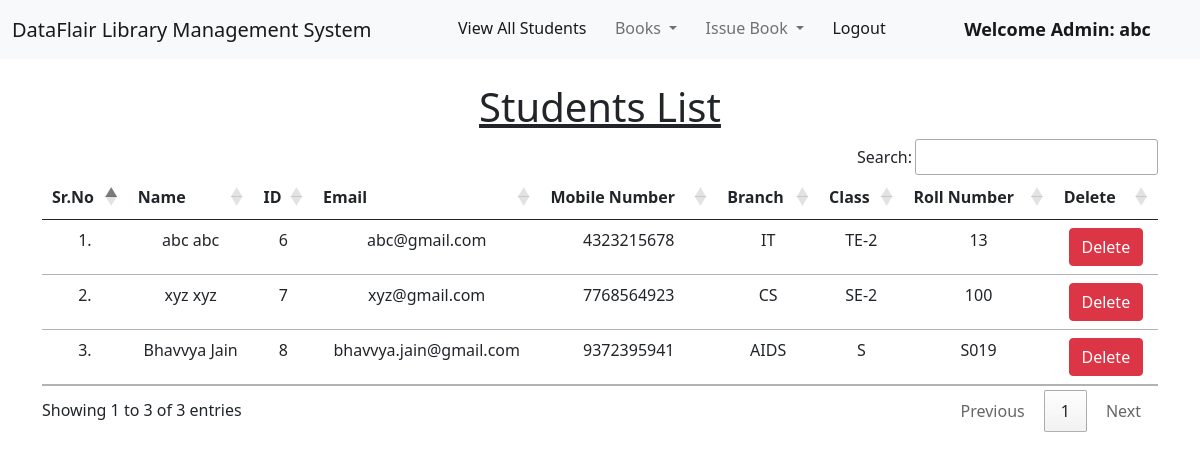
Page /view_students/ (signed in) on the committed database.
### library/models.py (models this page shows, shortened)
class Student(models.Model):
    user = models.OneToOneField(User, on_delete=models.CASCADE)
    classroom = models.CharField(max_length=10)
    branch = models.CharField(max_length=10)
    roll_no = models.CharField(max_length=3, blank=True)
    phone = models.CharField(max_length=10, blank=True)
    image = models.ImageField(upload_to="", blank=True)

### library/views.py (the view)
# urls.py: path("view_students/", views.view_students, name="view_students"),
@login_required(login_url = '/admin_login')
def view_students(request):
    students = Student.objects.all()
    return render(request, "view_students.html", {'students':students})

### library/templates/view_students.html (shortened to what this page needs)
{% extends 'admin_navbar.html' %}
{% load static %}
{% block body %}
<div class="container mt-4">
    <h1 class="text-center"><u>Students List</u></h1>
    <table class="table table-hover" id="example">
        <thead>
            <tr class="text-center">
                <th>Sr.No</th>
                <th>Name</th>
                <th>ID</th>
                <th>Email</th>
                <th>Mobile Number</th>
                <th>Branch</th>
                <th>Class</th>
                <th>Roll Number</th>
                <th>Delete</th>
            </tr>
        </thead>
        <tbody>
            {% for student in students %}
            <tr class="text-center">
                <td>{{forloop.counter}}.</td>
                <td>{{student.user.get_full_name}}</td>
                <td>{{student.user.id}}</td>
                <td>{{student.user.email}}</td>
                <td>{{student.phone}}</td>
                <td>{{student.branch}}</td>
                <td>{{student.classroom}}</td>
                <td>{{student.roll_no}}</td>
                <td><a href="/delete_student/{{student.id}}/" class="btn btn-danger" onclick="return confirm('Are you sure you want to delete this student?')">Delete</a></td>
            </tr>
            {% endfor %}
        </tbody>
    </table>
    </div>
{% endblock %}

### library/templates/admin_navbar.html (shortened to what this page needs)
<!doctype html>
<html lang="en">
  <head>
    <link href="https://cdn.jsdelivr.net/npm/bootstrap@5.1.0/dist/css/bootstrap.min.css" rel="stylesheet">
    <link rel="stylesheet" href="https://cdn.datatables.net/1.10.25/css/jquery.dataTables.min.css">
    <link rel="stylesheet" href="https://cdn.datatables.net/buttons/1.7.1/css/buttons.dataTables.min.css">
  </head>
  <body>
    <nav class="navbar navbar-expand-lg navbar-light bg-light">
        <div class="container-fluid">
          <a class="navbar-brand" href="#">DataFlair Library Management System</a>
          <div class="collapse navbar-collapse" id="navbarSupportedContent">
            <ul class="navbar-nav me-auto mb-2 mb-lg-0">
              <li class="nav-item">
                <a class="nav-link active" aria-current="page" href="/view_students/">View All Students</a>
              </li>
              <li class="nav-item dropdown">
                <a class="nav-link dropdown-toggle" href="#" id="navbarDropdown" role="button" data-bs-toggle="dropdown" aria-expanded="false">
                  Books
                </a>
              </li>
              <li class="nav-item dropdown">
                <a class="nav-link dropdown-toggle" href="#" id="navbarDropdown" role="button" data-bs-toggle="dropdown" aria-expanded="false">
                  Issue Book
                </a>
              </li>
              <li class="nav-item">
                <a class="nav-link active" aria-current="page" href="/logout/">Logout</a>
              </li>
              <li class="nav-item">
                <a style="font-weight:600; font-family:'Segoe UI', Tahoma, Geneva, Verdana, sans-serif; font-size: large;" class="nav-link active" href="#">Welcome Admin: {{request.user}}</a>
              </li>
            </ul>
          </div>
        </div>
      </nav>
      {% block body %}
      {% endblock %}
  </body>
</html>

### rows in the picture
Student: user.get_full_name "abc abc", user.id "6", user.email "abc@gmail.com", phone "4323215678", branch "IT", classroom "TE-2", roll_no "13"
Student: user.get_full_name "xyz xyz", user.id "7", user.email "xyz@gmail.com", phone "7768564923", branch "CS", classroom "SE-2", roll_no "100"
Student: user.get_full_name "Bhavvya Jain", user.id "8", user.email "bhavvya.jain@gmail.com", phone "9372395941", branch "AIDS", classroom "S", roll_no "S019"

### other values in the picture
{{ request.user }} "abc"
